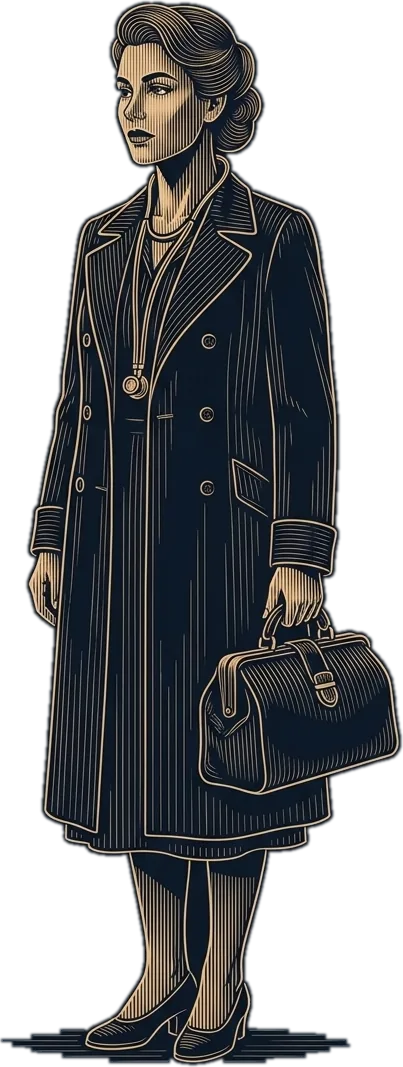
#> input picture palermo/img/cast/doctor-403.webp, 403 x 1067 px
$ python -i make-cutouts.py   (imports and definitions only)
#> lines starting #> are read from the running program, lines starting #| are printed output that depends on the picture; after the words box and inside, x2 and y2 are one past the last pixel; in counts of white or black regions, pixels touching at a corner belong together
# Cuts figures drawn in light lines on a flat dark ground (Palermo Noir's cast: gold engraving on navy) out of their
# ground, for the figures beside section headings (page.json section "figure"): the ground joined to the picture's
# border becomes transparent and everything the figure's outline encloses stays solid, so its dark clothes don't turn
# see-through. Each figure is cropped to itself and written as <product>/img/cast/<name>-<width>.avif and .webp (with
# alpha), never larger than the master; the page.json entries are printed.
# Usage: python tools/make-cutouts.py <product> <name>=<master> [<name>=<master> ...]
# (Pillow with AVIF and NumPy.)
import json, os, sys
import numpy as np
from PIL import Image, ImageDraw, ImageFilter

ROOT = os.path.join(os.path.dirname(os.path.abspath(__file__)), '..')
WIDTHS = [260, 520, 1040]  # the page shows a figure at about 260 px wide: 1x, 2x and 3x screens
MASK_HEIGHT = 1280  # the outline is found at this height: on a 4K master its gaps are wide enough to let the fill in


def cutout(path):
#> called with path = '../palermo/img/cast/doctor-403.webp'
    im = Image.open(path).convert('RGB')
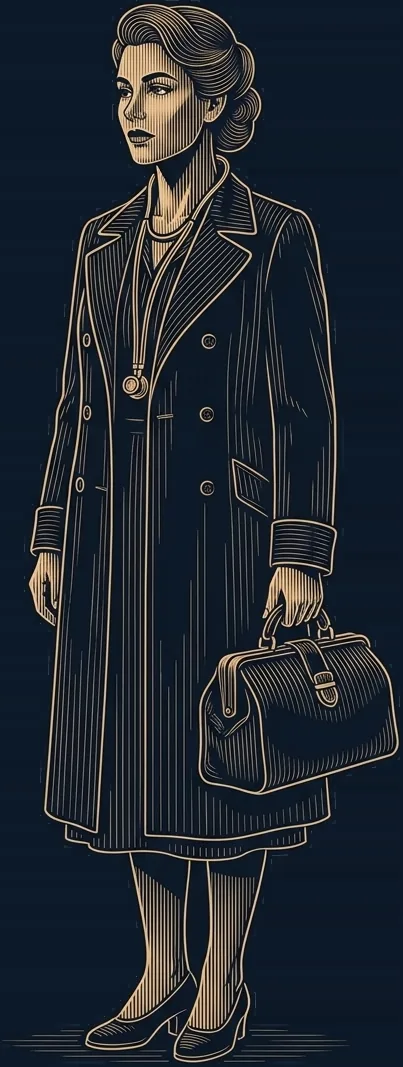
#> im: PIL image 403x1067 RGB; mean R, G, B 33.1, 39.7, 48.1
    a = np.asarray(im).astype(np.int16)
    border = np.concatenate([a[0], a[-1], a[:, 0], a[:, -1]])
#> border = 2940 rows, first 8: [12, 25, 41], [12, 25, 41], [12, 25, 41], [12, 25, 41], [12, 25, 41], [12, 25, 41], [12, 25, 41], [12, 25, 41]
    ground = np.median(border, axis=0)
#> ground = [12, 25, 41]
    diff = np.abs(a - ground).max(axis=2)
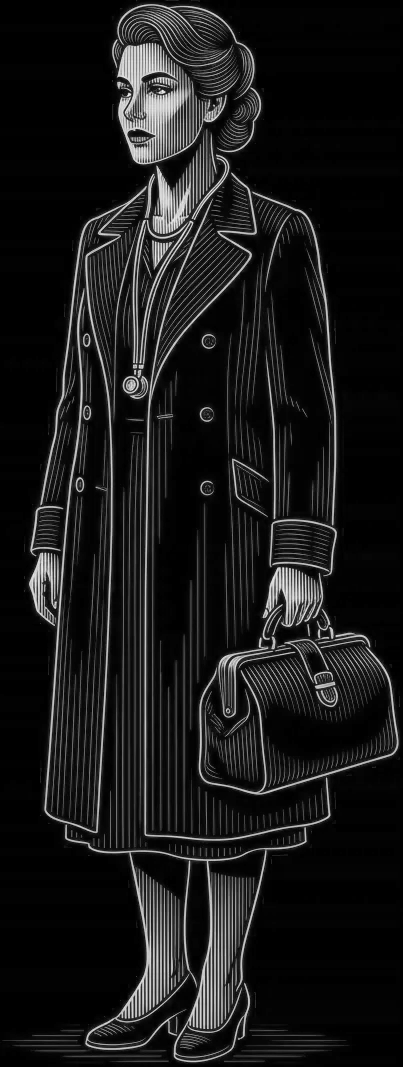
#> diff: shape (1067, 403) float64; min 0, max 243, mean 24.8
    small = im if im.height <= MASK_HEIGHT else im.resize((round(im.width * MASK_HEIGHT / im.height), MASK_HEIGHT), Image.LANCZOS)
    small_diff = np.abs(np.asarray(small).astype(np.int16) - ground).max(axis=2)
    lines = Image.fromarray(((small_diff > 22) * 255).astype(np.uint8)).filter(ImageFilter.MaxFilter(5))
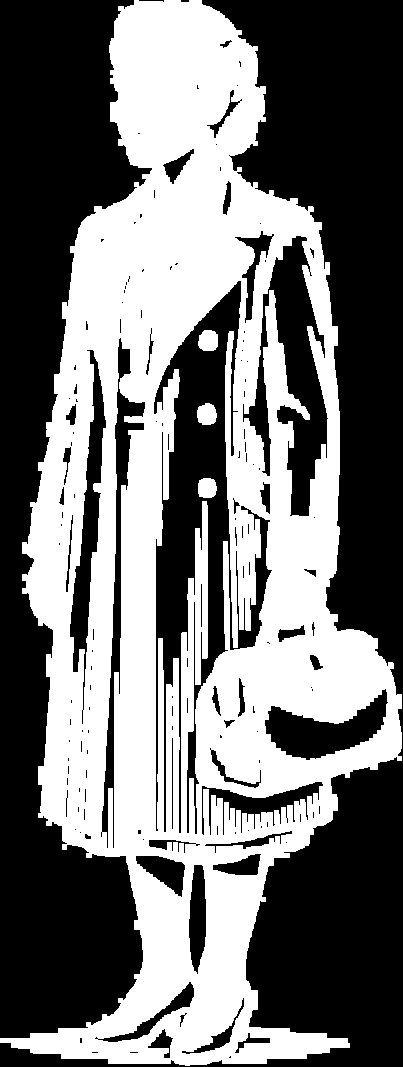
#> lines: PIL image 403x1067 L; 45.3% white; 4 white regions, box (x1, y1, x2, y2) and area: (0, 0, 402, 1066) 193764, (198, 330, 218, 351) 357, (197, 403, 217, 425) 357, (198, 478, 217, 498) 330
    # Fill the ground from the border: whatever the fill can't reach is the figure
    fill = lines.convert('L')
    for xy in [(0, 0), (fill.width - 1, 0), (0, fill.height - 1), (fill.width - 1, fill.height - 1)]:
        if fill.getpixel(xy) == 0:
            ImageDraw.floodfill(fill, xy, 128)
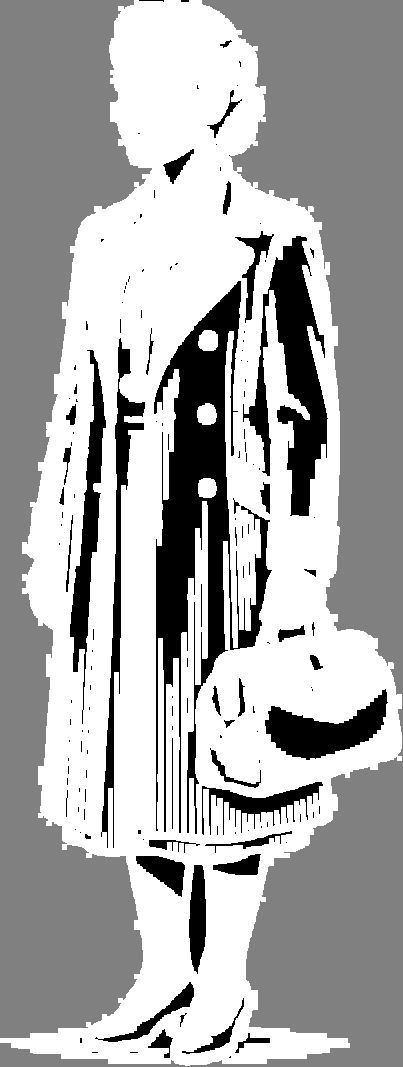
#> fill: PIL image 403x1067 L; min 0, max 255, mean 169
    mask = Image.fromarray(((np.asarray(fill) != 128) * 255).astype(np.uint8))
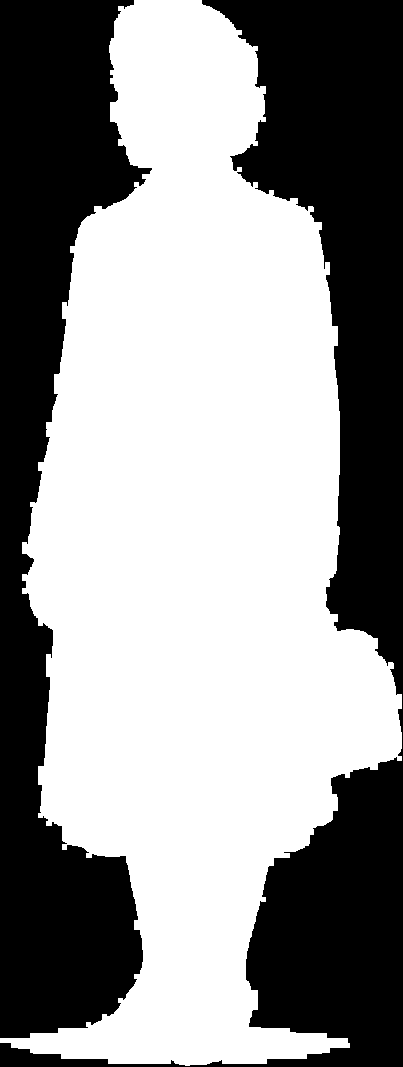
#> mask: PIL image 403x1067 L; 58.2% white; 2 black regions, box (x1, y1, x2, y2) and area: (0, 0, 403, 1067) 99573, (0, 0, 152, 1038) 80205
    solid = mask.filter(ImageFilter.MinFilter(3)).filter(ImageFilter.GaussianBlur(1.2)).resize(im.size, Image.BILINEAR)
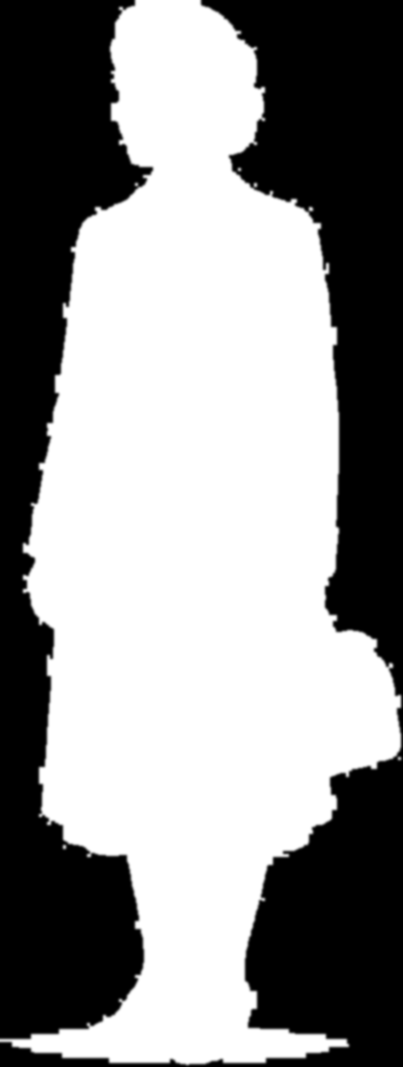
#> solid: PIL image 403x1067 L; min 0, max 255, mean 145.9
    figure = np.asarray(mask.resize(im.size, Image.BILINEAR)) / 255
    soft = np.clip((diff - 8) / 30, 0, 1) * 255  # the outermost strokes, antialiased
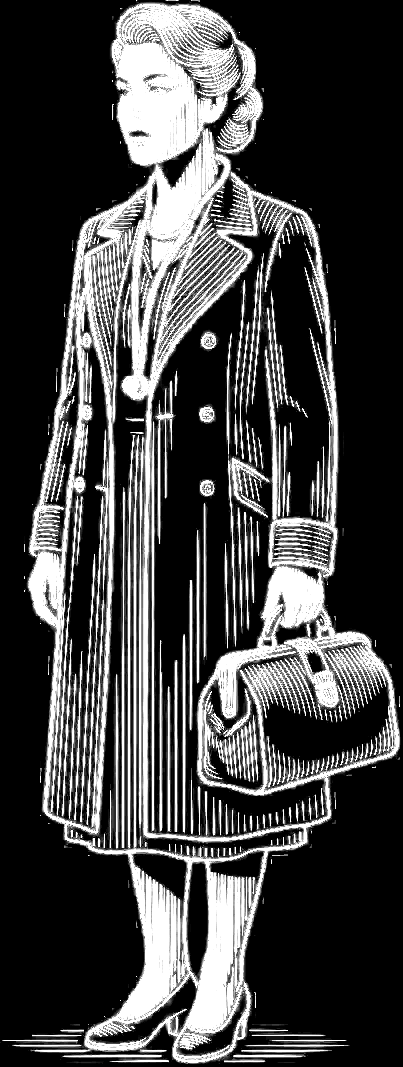
#> soft: shape (1067, 403) float64; min 0, max 255, mean 67.4
    alpha = np.maximum(np.asarray(solid).astype(float), soft * figure)
    rgba = np.dstack([a.astype(np.uint8), alpha.astype(np.uint8)])
    out = Image.fromarray(rgba, 'RGBA')
    return out.crop(out.getchannel('A').point(lambda v: 255 if v > 24 else 0).getbbox())


def main():
    product = sys.argv[1]
    out = os.path.join(ROOT, product, 'img', 'cast')
    os.makedirs(out, exist_ok=True)
    figures = []
    for arg in sys.argv[2:]:
        name, path = arg.split('=', 1)
        fig = cutout(path)
        widths = [w for w in WIDTHS if w <= fig.width]
        if not widths or widths[-1] < fig.width < WIDTHS[-1]:
            widths.append(fig.width)  # a figure between two sizes is served whole as the largest
        for w in widths:
            r = fig.resize((w, round(fig.height * w / fig.width)), Image.LANCZOS)
            r.save(os.path.join(out, f'{name}-{w}.avif'), 'AVIF', quality=60)
            r.save(os.path.join(out, f'{name}-{w}.webp'), 'WEBP', quality=82, method=6)
        top = widths[-1]
        figures.append({'src': f'img/cast/{name}', 'widths': widths, 'width': top, 'height': round(fig.height * top / fig.width)})
    print(json.dumps(figures))


# [1 line not run here, left out]

>>> result = cutout('../palermo/img/cast/doctor-403.webp')

$ run again, on palermo/img/cast/known-killer-520.webp
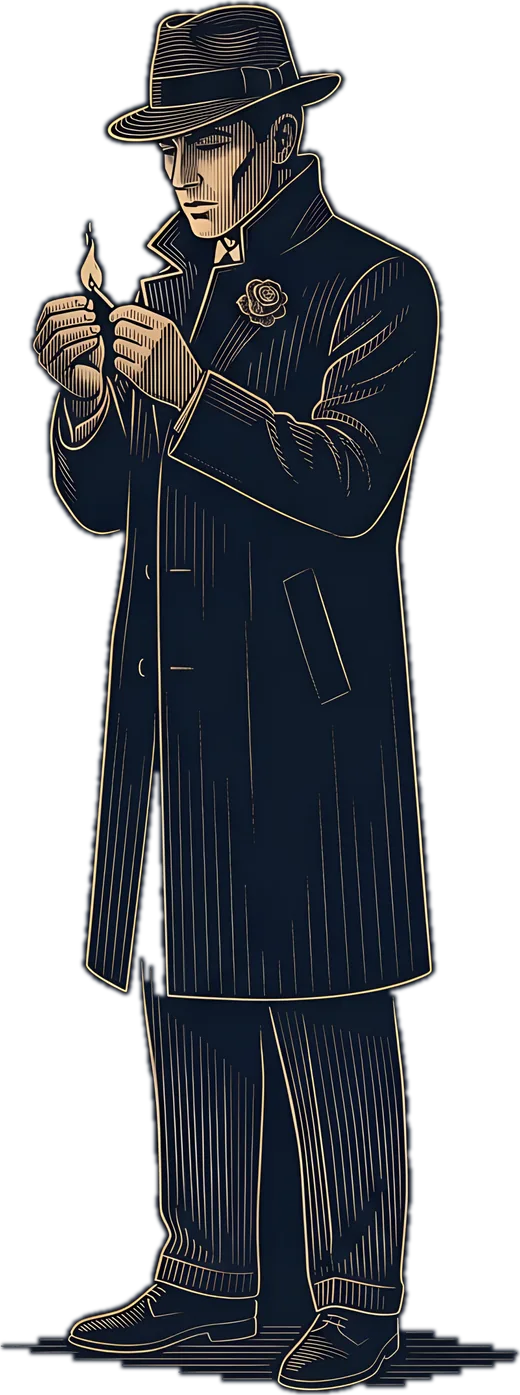
#> input picture palermo/img/cast/known-killer-520.webp, 520 x 1395 px
#> ground = [0, 0, 0]
#> in cutout, `lines = Image.fromarray(((small_diff > 22) * 255).astype(np.uint8)).fi..`:
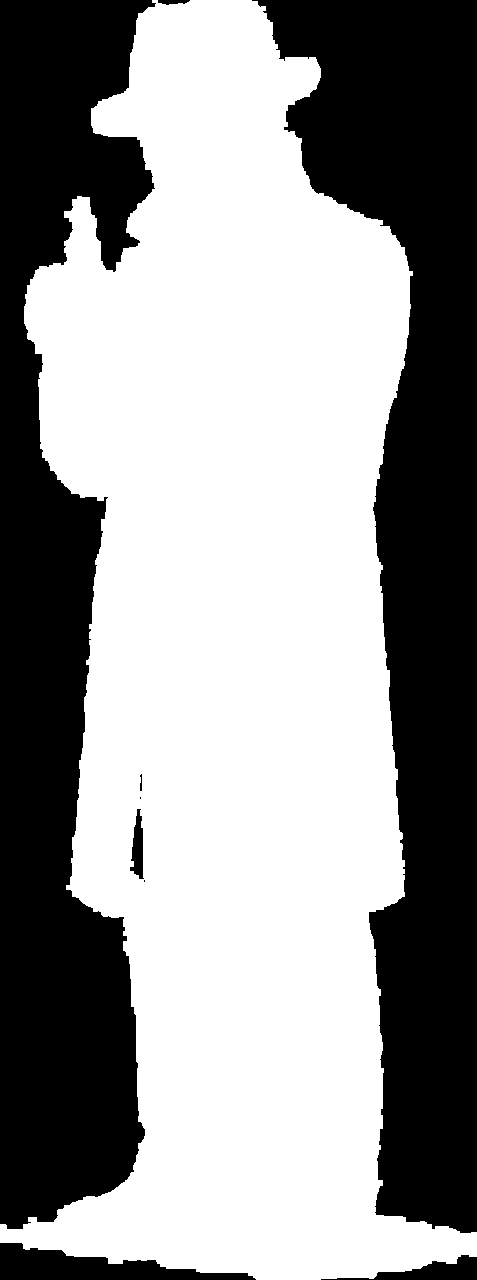
#> lines: PIL image 477x1280 L; 58.8% white; 9 black regions (2 under 20 px), largest, box (x1, y1, x2, y2) and area: (252, 0, 477, 1233) 127716, (0, 0, 156, 1229) 116546, (0, 1243, 256, 1280) 4872
#> mask: PIL image 477x1280 L; 58.9% white; 4 black regions, box (x1, y1, x2, y2) and area: (252, 0, 477, 1233) 127716, (0, 0, 156, 1229) 116546, (0, 1243, 256, 1280) 4872, (321, 1255, 477, 1280) 1546
#> in cutout, `rgba = np.dstack([a.astype(np.uint8), alpha.astype(np.uint8)])`:
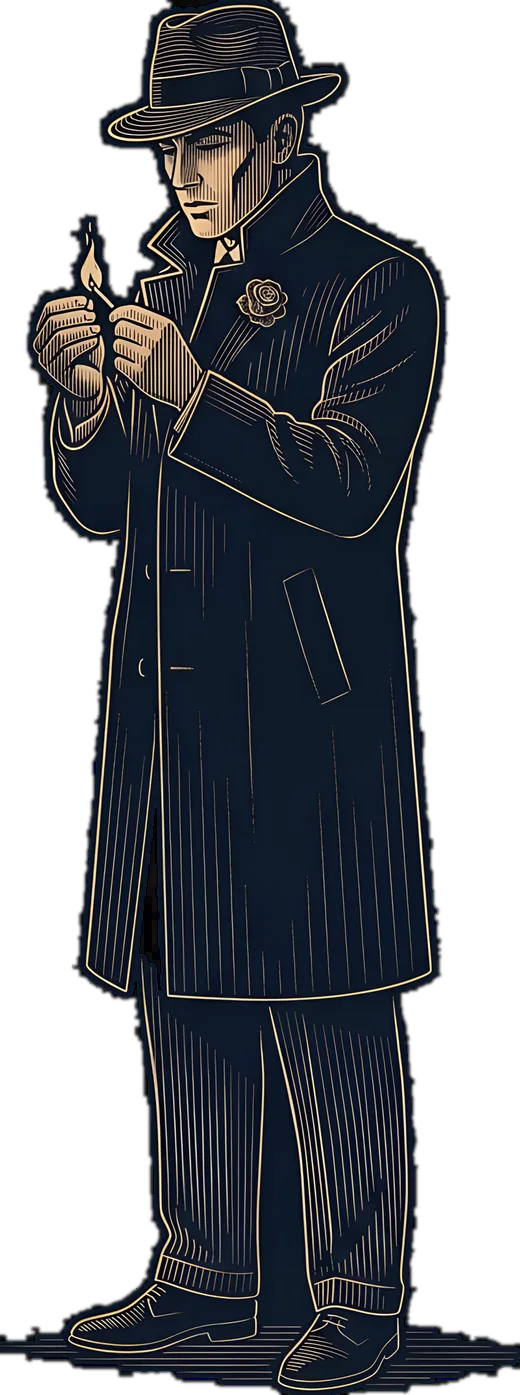
#> rgba: shape (1395, 520, 4); mean R, G, B, A 20.9, 23.6, 28.6, 148.5; transparent parts drawn white
